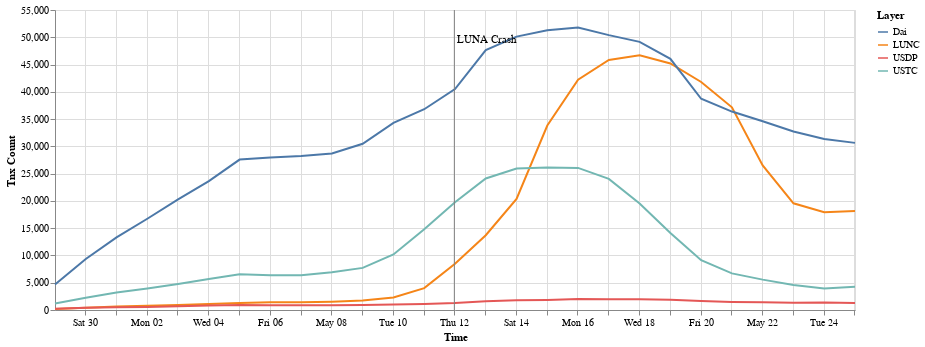

Notebook source saved alongside this figure:
### Code cell
result = pd.DataFrame()
all_layers = g.get_unique_layers()
avoid_layers = ['USD', 'USDT']
layers = set(all_layers) - set(avoid_layers)

rolling = g.rolling(step='1 day', window='1 week')
for l in layers:
    result[l] = [w.layer(l).num_edges() for w in rolling]

result['Time'] = [w.end_date_time() for w in rolling]

source = pd.melt(result, id_vars=['Time'], value_vars=layers, var_name='Layer', value_name='Tnx Count')
selection = alt.selection_multi(fields=['Layer'], bind='legend')
chart = alt.Chart(source).mark_line().encode(
    x="Time:T",
    y=f"{'Tnx Count'}:Q",
    color="Layer",
    tooltip=['Layer', 'Tnx Count'],
    opacity=alt.condition(selection, alt.value(1.0), alt.value(0.2))
).properties(
    width=800,
).add_selection(
    selection
)

alt.layer(chart, event_chart)

### Figure 1 — Vega-Lite specification as saved in the notebook (floating-point values rounded to 4 significant figures)
{"config": {"view": {"continuousWidth": 300, "continuousHeight": 300}}, "layer": [{"data": {"name": "data-7606d89985df17fd1702f3f5da0366fd"}, "mark": {"type": "line"}, "encoding": {"color": {"field": "Layer", "type": "nominal"}, "opacity": {"condition": {"param": "param_2", "value": 1.0}, "value": 0.2}, "tooltip": [{"field": "Layer", "type": "nominal"}, {"field": "Tnx Count", "type": "quantitative"}], "x": {"field": "Time", "type": "temporal"}, "y": {"field": "Tnx Count", "type": "quantitative"}}, "name": "view_2"}, {"layer": [{"mark": {"type": "rule", "color": "gray"}, "encoding": {"x": {"field": "Time", "type": "temporal"}}}, {"mark": {"type": "text", "align": "left", "color": "black", "dx": 3, "dy": -120}, "encoding": {"text": {"field": "event", "type": "nominal"}, "x": {"field": "Time", "type": "temporal"}}}], "data": {"name": "data-03a7e27a271f30803a3f9052d97f8a33"}}], "params": [{"name": "param_2", "select": {"type": "point", "fields": ["Layer"]}, "bind": "legend", "views": ["view_2"]}], "width": 800, "$schema": "https://vega.github.io/schema/vega-lite/v5.8.0.json", "datasets": {"data-7606d89985df17fd1702f3f5da0366fd": [{"Time": "2022-04-29T00:30:15", "Layer": "LUNC", "Tnx Count": 199}, {"Time": "2022-04-30T00:30:15", "Layer": "LUNC", "Tnx Count": 432}, {"Time": "2022-05-01T00:30:15", "Layer": "LUNC", "Tnx Count": 621}, {"Time": "2022-05-02T00:30:15", "Layer": "LUNC", "Tnx Count": 789}, {"Time": "2022-05-03T00:30:15", "Layer": "LUNC", "Tnx Count": 936}, {"Time": "2022-05-04T00:30:15", "Layer": "LUNC", "Tnx Count": 1101}, {"Time": "2022-05-05T00:30:15", "Layer": "LUNC", "Tnx Count": 1284}, {"Time": "2022-05-06T00:30:15", "Layer": "LUNC", "Tnx Count": 1418}, {"Time": "2022-05-07T00:30:15", "Layer": "LUNC", "Tnx Count": 1425}, {"Time": "2022-05-08T00:30:15", "Layer": "LUNC", "Tnx Count": 1519}, {"Time": "2022-05-09T00:30:15", "Layer": "LUNC", "Tnx Count": 1721}, {"Time": "2022-05-10T00:30:15", "Layer": "LUNC", "Tnx Count": 2277}, {"Time": "2022-05-11T00:30:15", "Layer": "LUNC", "Tnx Count": 4013}, {"Time": "2022-05-12T00:30:15", "Layer": "LUNC", "Tnx Count": 8496}, {"Time": "2022-05-13T00:30:15", "Layer": "LUNC", "Tnx Count": 13708}, {"Time": "2022-05-14T00:30:15", "Layer": "LUNC", "Tnx Count": 20370}, {"Time": "2022-05-15T00:30:15", "Layer": "LUNC", "Tnx Count": 33824}, {"Time": "2022-05-16T00:30:15", "Layer": "LUNC", "Tnx Count": 42222}, {"Time": "2022-05-17T00:30:15", "Layer": "LUNC", "Tnx Count": 45834}, {"Time": "2022-05-18T00:30:15", "Layer": "LUNC", "Tnx Count": 46683}, {"Time": "2022-05-19T00:30:15", "Layer": "LUNC", "Tnx Count": 45192}, {"Time": "2022-05-20T00:30:15", "Layer": "LUNC", "Tnx Count": 41798}, {"Time": "2022-05-21T00:30:15", "Layer": "LUNC", "Tnx Count": 37166}, {"Time": "2022-05-22T00:30:15", "Layer": "LUNC", "Tnx Count": 26492}, {"Time": "2022-05-23T00:30:15", "Layer": "LUNC", "Tnx Count": 19564}, {"Time": "2022-05-24T00:30:15", "Layer": "LUNC", "Tnx Count": 17920}, {"Time": "2022-05-25T00:30:15", "Layer": "LUNC", "Tnx Count": 18134}, {"Time": "2022-04-29T00:30:15", "Layer": "Dai", "Tnx Count": 4691}, {"Time": "2022-04-30T00:30:15", "Layer": "Dai", "Tnx Count": 9354}, {"Time": "2022-05-01T00:30:15", "Layer": "Dai", "Tnx Count": 13320}, {"Time": "2022-05-02T00:30:15", "Layer": "Dai", "Tnx Count": 16726}, {"Time": "2022-05-03T00:30:15", "Layer": "Dai", "Tnx Count": 20277}, {"Time": "2022-05-04T00:30:15", "Layer": "Dai", "Tnx Count": 23619}, {"Time": "2022-05-05T00:30:15", "Layer": "Dai", "Tnx Count": 27573}, {"Time": "2022-05-06T00:30:15", "Layer": "Dai", "Tnx Count": 27979}, {"Time": "2022-05-07T00:30:15", "Layer": "Dai", "Tnx Count": 28247}, {"Time": "2022-05-08T00:30:15", "Layer": "Dai", "Tnx Count": 28687}, {"Time": "2022-05-09T00:30:15", "Layer": "Dai", "Tnx Count": 30485}, {"Time": "2022-05-10T00:30:15", "Layer": "Dai", "Tnx Count": 34299}, {"Time": "2022-05-11T00:30:15", "Layer": "Dai", "Tnx Count": 36807}, {"Time": "2022-05-12T00:30:15", "Layer": "Dai", "Tnx Count": 40505}, {"Time": "2022-05-13T00:30:15", "Layer": "Dai", "Tnx Count": 47643}, {"Time": "2022-05-14T00:30:15", "Layer": "Dai", "Tnx Count": 50119}, {"Time": "2022-05-15T00:30:15", "Layer": "Dai", "Tnx Count": 51283}, {"Time": "2022-05-16T00:30:15", "Layer": "Dai", "Tnx Count": 51792}, {"Time": "2022-05-17T00:30:15", "Layer": "Dai", "Tnx Count": 50398}, {"Time": "2022-05-18T00:30:15", "Layer": "Dai", "Tnx Count": 49152}, {"Time": "2022-05-19T00:30:15", "Layer": "Dai", "Tnx Count": 46053}, {"Time": "2022-05-20T00:30:15", "Layer": "Dai", "Tnx Count": 38730}, {"Time": "2022-05-21T00:30:15", "Layer": "Dai", "Tnx Count": 36378}, {"Time": "2022-05-22T00:30:15", "Layer": "Dai", "Tnx Count": 34603}, {"Time": "2022-05-23T00:30:15", "Layer": "Dai", "Tnx Count": 32736}, {"Time": "2022-05-24T00:30:15", "Layer": "Dai", "Tnx Count": 31336}, {"Time": "2022-05-25T00:30:15", "Layer": "Dai", "Tnx Count": 30640}, {"Time": "2022-04-29T00:30:15", "Layer": "USDP", "Tnx Count": 236}, {"Time": "2022-04-30T00:30:15", "Layer": "USDP", "Tnx Count": 406}, {"Time": "2022-05-01T00:30:15", "Layer": "USDP", "Tnx Count": 485}, {"Time": "2022-05-02T00:30:15", "Layer": "USDP", "Tnx Count": 566}, {"Time": "2022-05-03T00:30:15", "Layer": "USDP", "Tnx Count": 694}, {"Time": "2022-05-04T00:30:15", "Layer": "USDP", "Tnx Count": 826}, {"Time": "2022-05-05T00:30:15", "Layer": "USDP", "Tnx Count": 933}, {"Time": "2022-05-06T00:30:15", "Layer": "USDP", "Tnx Count": 883}, {"Time": "2022-05-07T00:30:15", "Layer": "USDP", "Tnx Count": 868}, {"Time": "2022-05-08T00:30:15", "Layer": "USDP", "Tnx Count": 879}, {"Time": "2022-05-09T00:30:15", "Layer": "USDP", "Tnx Count": 911}, {"Time": "2022-05-10T00:30:15", "Layer": "USDP", "Tnx Count": 993}, {"Time": "2022-05-11T00:30:15", "Layer": "USDP", "Tnx Count": 1115}, {"Time": "2022-05-12T00:30:15", "Layer": "USDP", "Tnx Count": 1281}, {"Time": "2022-05-13T00:30:15", "Layer": "USDP", "Tnx Count": 1619}, {"Time": "2022-05-14T00:30:15", "Layer": "USDP", "Tnx Count": 1786}, {"Time": "2022-05-15T00:30:15", "Layer": "USDP", "Tnx Count": 1854}, {"Time": "2022-05-16T00:30:15", "Layer": "USDP", "Tnx Count": 1999}, {"Time": "2022-05-17T00:30:15", "Layer": "USDP", "Tnx Count": 1992}, {"Time": "2022-05-18T00:30:15", "Layer": "USDP", "Tnx Count": 1965}, {"Time": "2022-05-19T00:30:15", "Layer": "USDP", "Tnx Count": 1876}, {"Time": "2022-05-20T00:30:15", "Layer": "USDP", "Tnx Count": 1646}, {"Time": "2022-05-21T00:30:15", "Layer": "USDP", "Tnx Count": 1476}, {"Time": "2022-05-22T00:30:15", "Layer": "USDP", "Tnx Count": 1412}, {"Time": "2022-05-23T00:30:15", "Layer": "USDP", "Tnx Count": 1310}, {"Time": "2022-05-24T00:30:15", "Layer": "USDP", "Tnx Count": 1372}, {"Time": "2022-05-25T00:30:15", "Layer": "USDP", "Tnx Count": 1304}, {"Time": "2022-04-29T00:30:15", "Layer": "USTC", "Tnx Count": 1207}, {"Time": "2022-04-30T00:30:15", "Layer": "USTC", "Tnx Count": 2231}, {"Time": "2022-05-01T00:30:15", "Layer": "USTC", "Tnx Count": 3195}, {"Time": "2022-05-02T00:30:15", "Layer": "USTC", "Tnx Count": 3921}, {"Time": "2022-05-03T00:30:15", "Layer": "USTC", "Tnx Count": 4770}, {"Time": "2022-05-04T00:30:15", "Layer": "USTC", "Tnx Count": 5671}, {"Time": "2022-05-05T00:30:15", "Layer": "USTC", "Tnx Count": 6553}, {"Time": "2022-05-06T00:30:15", "Layer": "USTC", "Tnx Count": 6389}, {"Time": "2022-05-07T00:30:15", "Layer": "USTC", "Tnx Count": 6366}, {"Time": "2022-05-08T00:30:15", "Layer": "USTC", "Tnx Count": 6911}, {"Time": "2022-05-09T00:30:15", "Layer": "USTC", "Tnx Count": 7719}, {"Time": "2022-05-10T00:30:15", "Layer": "USTC", "Tnx Count": 10193}, {"Time": "2022-05-11T00:30:15", "Layer": "USTC", "Tnx Count": 14799}, {"Time": "2022-05-12T00:30:15", "Layer": "USTC", "Tnx Count": 19772}, {"Time": "2022-05-13T00:30:15", "Layer": "USTC", "Tnx Count": 24111}, {"Time": "2022-05-14T00:30:15", "Layer": "USTC", "Tnx Count": 25941}, {"Time": "2022-05-15T00:30:15", "Layer": "USTC", "Tnx Count": 26144}, {"Time": "2022-05-16T00:30:15", "Layer": "USTC", "Tnx Count": 26053}, {"Time": "2022-05-17T00:30:15", "Layer": "USTC", "Tnx Count": 24041}, {"Time": "2022-05-18T00:30:15", "Layer": "USTC", "Tnx Count": 19525}, {"Time": "2022-05-19T00:30:15", "Layer": "USTC", "Tnx Count": 14112}, {"Time": "2022-05-20T00:30:15", "Layer": "USTC", "Tnx Count": 9133}, {"Time": "2022-05-21T00:30:15", "Layer": "USTC", "Tnx Count": 6717}, {"Time": "2022-05-22T00:30:15", "Layer": "USTC", "Tnx Count": 5566}, {"Time": "2022-05-23T00:30:15", "Layer": "USTC", "Tnx Count": 4567}, {"Time": "2022-05-24T00:30:15", "Layer": "USTC", "Tnx Count": 3940}, {"Time": "2022-05-25T00:30:15", "Layer": "USTC", "Tnx Count": 4279}], "data-03a7e27a271f30803a3f9052d97f8a33": [{"Time": "2022-05-12", "event": "LUNA Crash"}]}}
